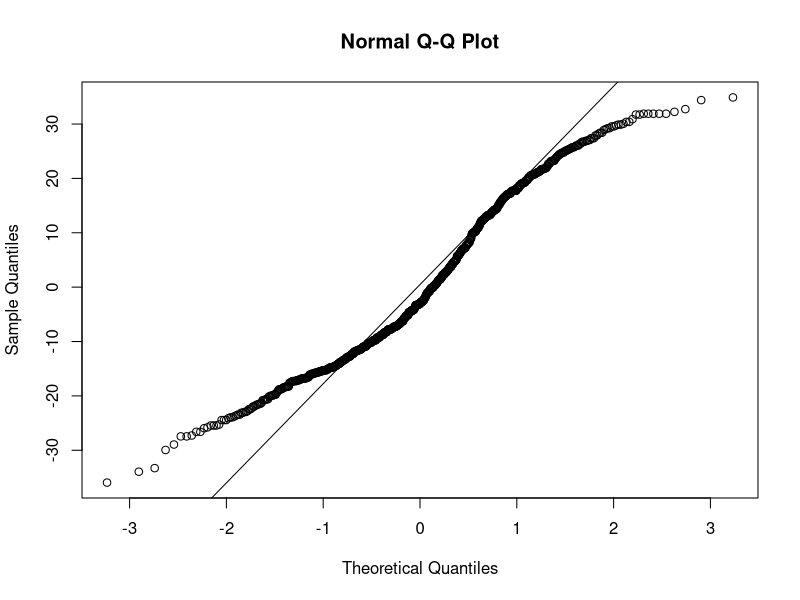
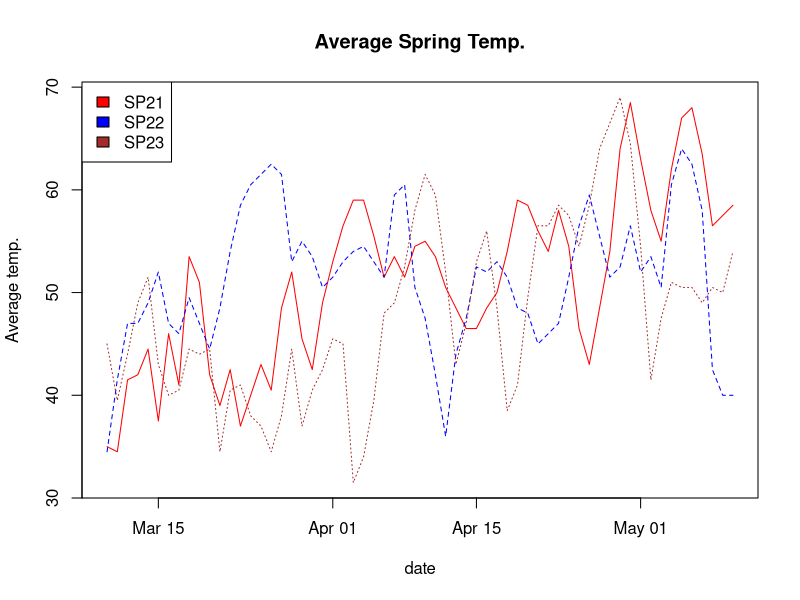
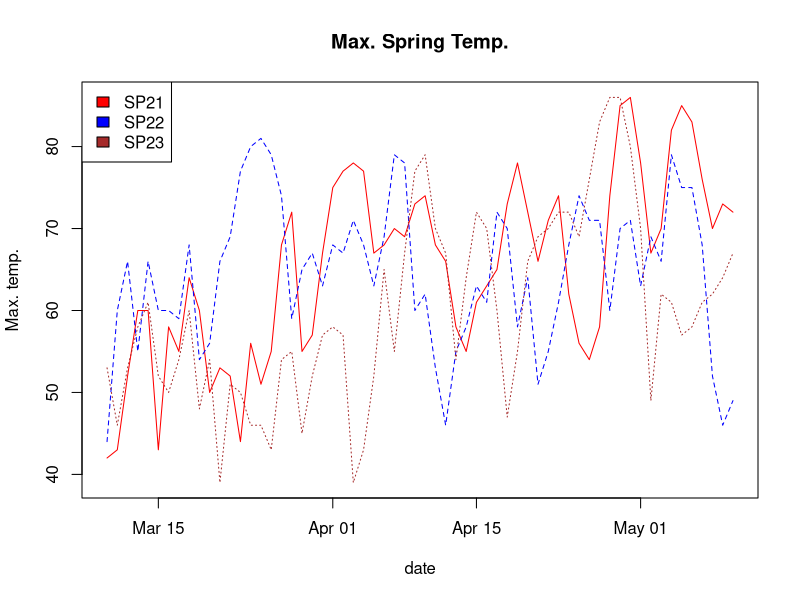
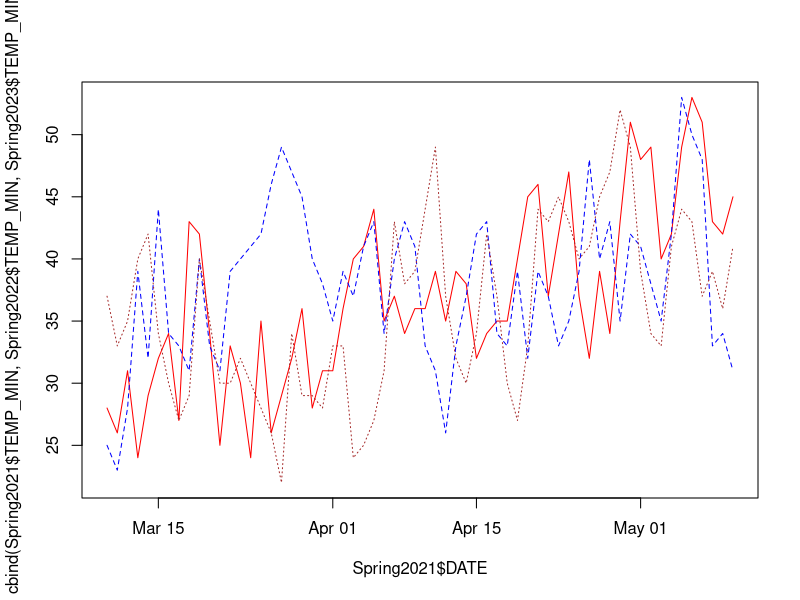
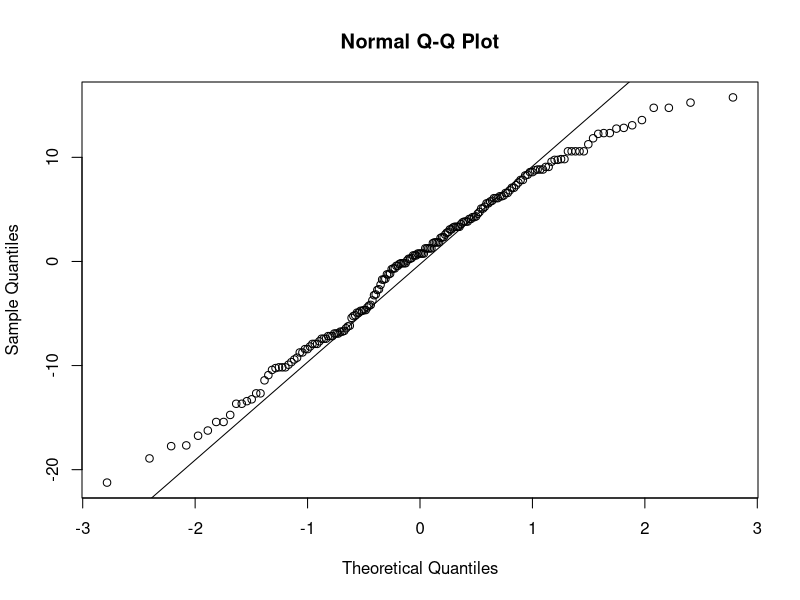
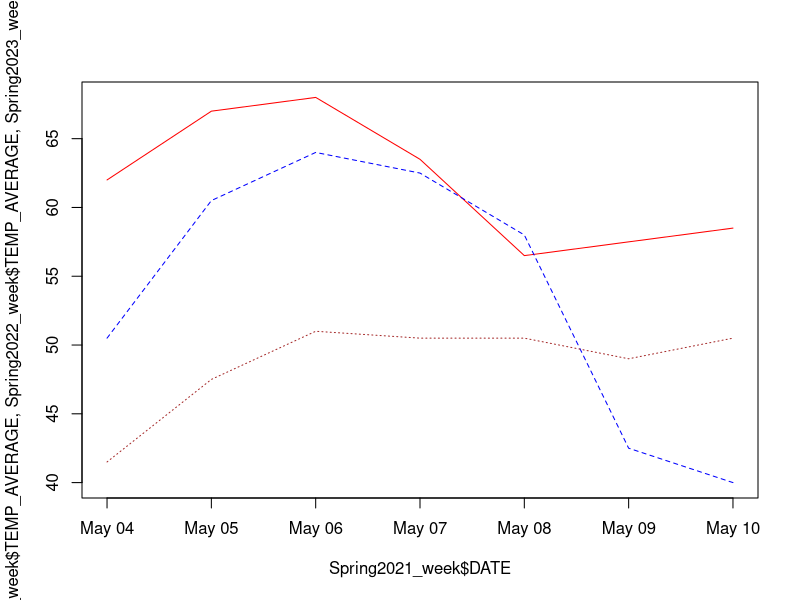
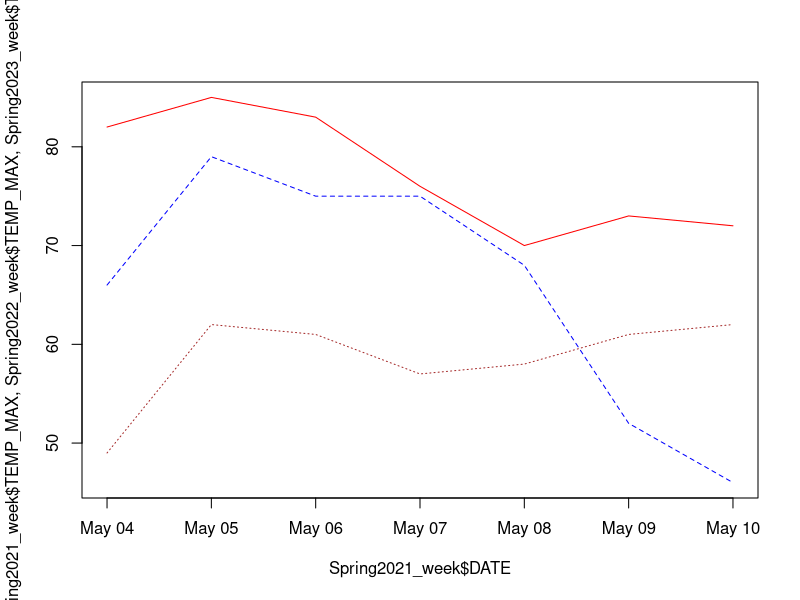
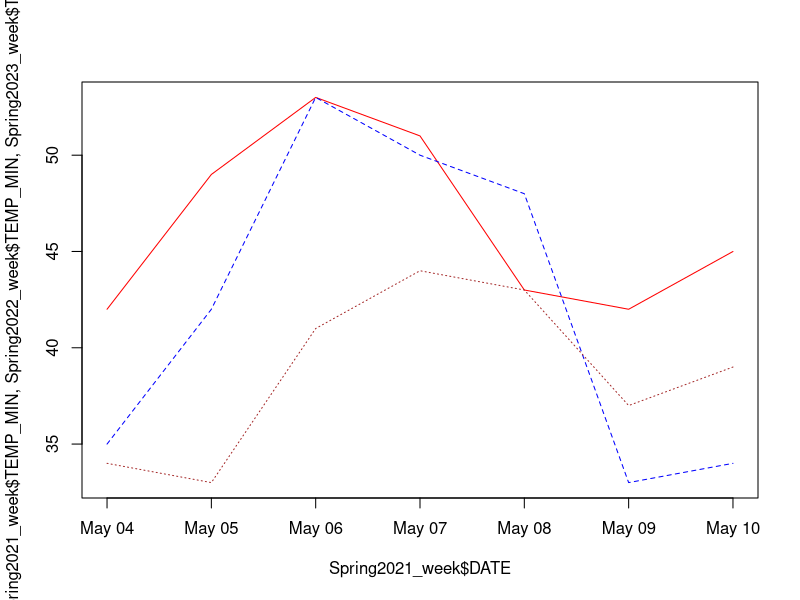

Here is the R script that generated these plots, in order:
########### Reno Weather with big data ################################
library(readr)
library(lubridate)
library(dplyr)

data <- read_csv("WeatherData_20250222.csv")

data$DATE <- as.Date(data$DATE, format="%Y-%m-%d")
### By years
table(data$YEAR)

data_2021_2023 <- data[data$YEAR == "2021"|data$YEAR == "2022"| data$YEAR == "2023" ,]
#data_2021_2023<- data_2021_2023[, -c(1,5,6,7,8,9,10)]


anova_model <- aov(TEMP_AVERAGE ~ YEAR, data = data)
summary(anova_model) ## p> 0.05, p=0.838, fail to reject the null.No significant differnce

qqnorm(residuals(anova_model))
qqline(residuals(anova_model))  # does not look so normal 

#May and Septmber 
# March-May: Spring, July-September: Summer 

### Spring 

Spring2021 <- subset(data, DATE >= as.Date("2021-03-10") & DATE <= as.Date("2021-05-10"))
Spring2022 <- subset(data, DATE >= as.Date("2022-03-10") & DATE <= as.Date("2022-05-10"))
Spring2023 <- subset(data, DATE >= as.Date("2023-03-10") & DATE <= as.Date("2023-05-10"))

Spring <- rbind(Spring2021, Spring2022, Spring2023)
Spring
Spring$YEAR <- year(Spring$DATE)
Spring2021_2023 <- Spring[Spring$YEAR == "2021"|Spring$YEAR == "2022"| Spring$YEAR == "2023" ,]
table(Spring2021_2023$YEAR)

anova_spring_average <- aov(TEMP_AVERAGE ~ factor(YEAR), data = Spring)
summary(anova_spring_average)   #### P= 0.0299, p<0.05 significant

tukey_result_ave_spring <- TukeyHSD(anova_spring_average)
tukey_result_ave_spring  ## 2023 is different 

matplot( Spring2021$DATE,  cbind(Spring2021$TEMP_AVERAGE, 
                                      Spring2022$TEMP_AVERAGE, Spring2023$TEMP_AVERAGE),
         col = c("red", "blue", "brown"), type = "l",
         main = "Average Spring Temp.",
         xlab="date", ylab="Average temp.")
legend(x='topleft', y=70, legend=c('SP21', 'SP22', 'SP23'), fill=c('red', 'blue', 'brown'))



anova_spring_max <- aov(TEMP_MAX ~ factor(YEAR), data = Spring)
summary(anova_spring_max)   ### p = 0.0105, significant 

tukey_result_max_spring <- TukeyHSD(anova_spring_max)
tukey_result_max_spring ## 2023 is different 

matplot( Spring2021$DATE,  cbind(Spring2021$TEMP_MAX, 
                                 Spring2022$TEMP_MAX, Spring2023$TEMP_MAX),
         col = c("red", "blue", "brown"), type = "l",
         main = "Max. Spring Temp.",
         xlab="date", ylab="Max. temp.")

legend(x='topleft', y=80, legend=c('SP21', 'SP22', 'SP23'), fill=c('red', 'blue', 'brown'))



anova_spring_min <- aov(TEMP_MIN ~ factor(YEAR), data = Spring)
summary(anova_spring_min)  ## p= 0.238, NOT significant 

tukey_result_min_spring <- TukeyHSD(anova_spring_min)
tukey_result_min_spring  ## All same/similar 

matplot( Spring2021$DATE,  cbind(Spring2021$TEMP_MIN, 
                                 Spring2022$TEMP_MIN, Spring2023$TEMP_MIN),
         col = c("red", "blue", "brown"), type = "l")

#qqnorm(residuals(anova_spring))
#qqline(residuals(anova_spring)) ## Pretty normal 

## Fall 

Fall2021 <- subset(data, DATE >= as.Date("2021-08-10") & DATE <= as.Date("2021-10-10"))
Fall2022 <- subset(data, DATE >= as.Date("2022-08-10") & DATE <= as.Date("2022-10-10"))
Fall2023 <- subset(data, DATE >= as.Date("2023-08-10") & DATE <= as.Date("2023-10-10"))

Fall <- rbind(Fall2021, Fall2022, Fall2023)
Fall
Fall$YEAR <- year(Fall$DATE)
Fall2021_2023 <- Fall[Fall$YEAR == "2021"|Fall$YEAR == "2022"| Fall$YEAR == "2023" ,]
table(Fall2021_2023$YEAR)

anova_fall <- aov(Fall$TEMP_AVERAGE ~ factor(YEAR), data = Fall)
summary(anova_fall)  # p< 0.05, p= 0.00418, significant 

qqnorm(residuals(anova_fall))
qqline(residuals(anova_fall)) ## Normal 

tukey_result_fall <- TukeyHSD(anova_fall)
tukey_result_fall ## 2022 is different 

## max
anova_fall_max <- aov(Fall$TEMP_MAX ~ factor(YEAR), data = Fall)
summary(anova_fall_max) #p=0.00314 significant

tukey_result_max <- TukeyHSD(anova_fall_max)
tukey_result_max  # 2022 is different 

## min
anova_fall_min <- aov(Fall$TEMP_MIN ~ factor(YEAR), data = Fall)
summary(anova_fall_min) #p=0.00311 significant

tukey_result_min <- TukeyHSD(anova_fall_min)
tukey_result_min  # 2022-2021 is different??

########### Conclusion: Fall 2022 and Spring 2023 were different ##########

#means
mean(Spring$TEMP_AVERAGE[Spring$YEAR == 2021])
mean(Spring$TEMP_AVERAGE[Spring$YEAR == 2022])
mean(Spring$TEMP_AVERAGE[Spring$YEAR == 2023])
### 2023 Spring was cooler -4

mean(Fall$TEMP_AVERAGE[Fall$YEAR == 2021])
mean(Fall$TEMP_AVERAGE[Fall$YEAR == 2022])
mean(Fall$TEMP_AVERAGE[Fall$YEAR == 2023])
### 2022 Fall was warmer +4

### How about Pairwise T test?

#### Spring 
pairwise.t.test(Spring$TEMP_AVERAGE, factor(Spring$YEAR)) 
#P>0.05, but similar result, 2023 is different

pairwise.t.test(Spring$TEMP_MAX , factor(Spring$YEAR)) 
# P<0.05 significant, 2023 is different

pairwise.t.test(Spring$TEMP_MIN , factor(Spring$YEAR)) 
# P>0.05, not significant. All same 

pairwise.t.test(Fall$TEMP_AVERAGE , factor(Fall$YEAR)) 
# 2022 is different

pairwise.t.test(Fall$TEMP_MIN , factor(Fall$YEAR)) 
# 2021-2022 is only different 

pairwise.t.test(Fall$TEMP_MAX , factor(Fall$YEAR)) 
# 2022 is different 

###### Same results from ANOVA

############################################################
###### Ecoblitz day Weather data for 1 week 
###########################################################

### Spring 
Spring2021_week <- subset(data, DATE >= as.Date("2021-05-04") & DATE <= as.Date("2021-05-10"))
Spring2022_week <- subset(data, DATE >= as.Date("2022-05-03") & DATE <= as.Date("2022-05-09"))
Spring2023_week <- subset(data, DATE >= as.Date("2023-05-02") & DATE <= as.Date("2023-05-08"))

Spring_week <- rbind(Spring2021_week, Spring2022_week, Spring2023_week)
Spring_week
Spring_week$YEAR <- year(Spring_week$DATE)
Spring2021_2023_week <- Spring_week[Spring_week$YEAR == "2021"|Spring_week$YEAR == "2022"| Spring_week$YEAR == "2023" ,]
table(Spring2021_2023_week$YEAR)

anova_spring_week_average <- aov(TEMP_AVERAGE ~ factor(YEAR), data = Spring_week)
summary(anova_spring_week_average)   #### P= 0.000484, p<0.05 significant

tukey_result_ave_spring_week <- TukeyHSD(anova_spring_week_average)
tukey_result_ave_spring_week  ## 2021 is different with 90% sig level


matplot( Spring2021_week$DATE,  cbind(Spring2021_week$TEMP_AVERAGE, 
                                      Spring2022_week$TEMP_AVERAGE, Spring2023_week$TEMP_AVERAGE),
         col = c("red", "blue", "brown"), type = "l")
mean(Spring2021_week$TEMP_AVERAGE)
mean(Spring2022_week$TEMP_AVERAGE)
mean(Spring2023_week$TEMP_AVERAGE)


anova_spring_week_max <- aov(TEMP_MAX ~ factor(YEAR), data = Spring_week)
summary(anova_spring_week_max)   ### p = 0.00217, significant 

tukey_result_max_spring_week <- TukeyHSD(anova_spring_week_max)
tukey_result_max_spring_week ## 2021 is different with 90% sig level

matplot( Spring2021_week$DATE,  cbind(Spring2021_week$TEMP_MAX, 
                                      Spring2022_week$TEMP_MAX, Spring2023_week$TEMP_MAX),
         col = c("red", "blue", "brown"), type = "l")

anova_spring_week_min <- aov(TEMP_MIN ~ factor(YEAR), data = Spring_week)
summary(anova_spring_week_min)  ## p= 0.0807, NOT significant 

tukey_result_min_spring_week <- TukeyHSD(anova_spring_week_min)
tukey_result_min_spring_week  ## 2023-2021 is different 

matplot( Spring2021_week$DATE,  cbind(Spring2021_week$TEMP_MIN, 
                                      Spring2022_week$TEMP_MIN, Spring2023_week$TEMP_MIN),
         col = c("red", "blue", "brown"), type = "l")


################# Fall 

Fall2021_week <- subset(data, DATE >= as.Date("2021-08-29") & DATE <= as.Date("2021-09-04"))
Fall2022_week <- subset(data, DATE >= as.Date("2022-09-27") & DATE <= as.Date("2022-10-03"))
Fall2023_week <- subset(data, DATE >= as.Date("2023-09-26") & DATE <= as.Date("2023-10-02"))

Fall_week <- rbind(Fall2021_week, Fall2022_week, Fall2023_week)
Fall_week
Fall_week$YEAR <- year(Fall_week$DATE)
Fall2021_2023_week <- Fall_week[Fall_week$YEAR == "2021"|Fall_week$YEAR == "2022"| Fall_week$YEAR == "2023" ,]
table(Fall2021_2023_week$YEAR)

anova_fall_week <- aov(TEMP_AVERAGE ~ factor(YEAR), data = Fall_week)
summary(anova_fall_week)  # p< 0.05, p= 0.000479, significant 

qqnorm(residuals(anova_fall_week))
qqline(residuals(anova_fall_week)) ## Normal 

tukey_result_fall_week <- TukeyHSD(anova_fall_week)
tukey_result_fall_week ## 2023 is different 

## max
anova_fall_week_max <- aov(TEMP_MAX ~ factor(YEAR), data = Fall_week)
summary(anova_fall_week_max) #p=0.000185 significant

tukey_result_max_week <- TukeyHSD(anova_fall_week_max)
tukey_result_max_week  # 2023 is different 

## min
anova_fall_week_min <- aov(TEMP_MIN ~ factor(YEAR), data = Fall_week)
summary(anova_fall_week_min) #p=0.177 NOT significant

tukey_result_min_week <- TukeyHSD(anova_fall_week_min)
tukey_result_min_week  # All same 

################################################################



